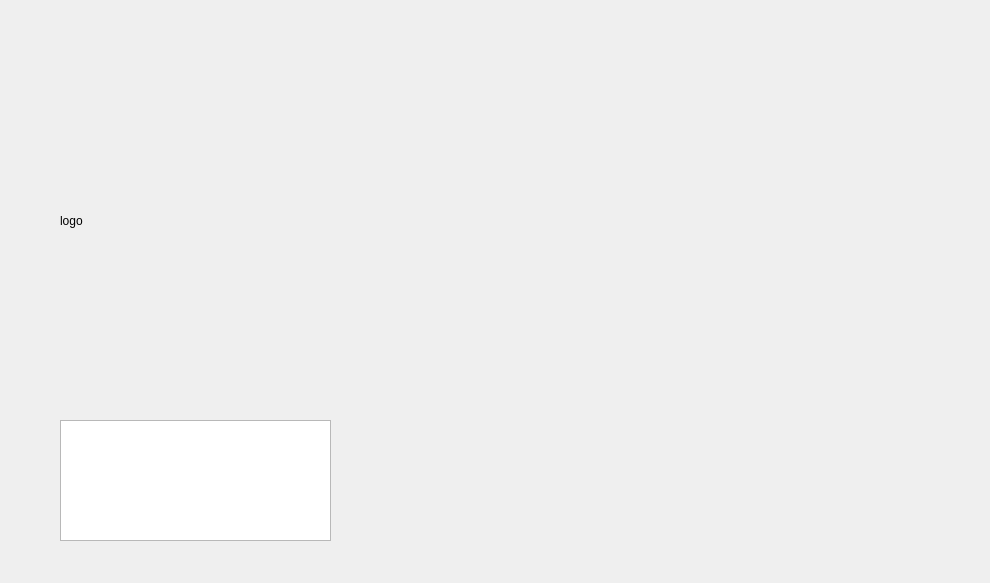
<?xml version="1.0" encoding="UTF-8"?>
<ui version="4.0">
 <class>Form</class>
 <widget class="QWidget" name="Form">
  <property name="geometry">
   <rect>
    <x>0</x>
    <y>0</y>
    <width>990</width>
    <height>583</height>
   </rect>
  </property>
  <property name="mouseTracking">
   <bool>true</bool>
  </property>
  <property name="windowTitle">
   <string>Form</string>
  </property>
  <widget class="QWidget" name="gridLayoutWidget">
   <property name="geometry">
    <rect>
     <x>390</x>
     <y>40</y>
     <width>581</width>
     <height>501</height>
    </rect>
   </property>
   <layout class="QGridLayout" name="playout"/>
  </widget>
  <widget class="QLabel" name="logo">
   <property name="geometry">
    <rect>
     <x>60</x>
     <y>40</y>
     <width>271</width>
     <height>361</height>
    </rect>
   </property>
   <property name="maximumSize">
    <size>
     <width>16777214</width>
     <height>16777215</height>
    </size>
   </property>
   <property name="text">
    <string>logo</string>
   </property>
  </widget>
  <widget class="QListWidget" name="listWidget">
   <property name="geometry">
    <rect>
     <x>60</x>
     <y>420</y>
     <width>271</width>
     <height>121</height>
    </rect>
   </property>
  </widget>
 </widget>
 <resources/>
 <connections/>
</ui>
